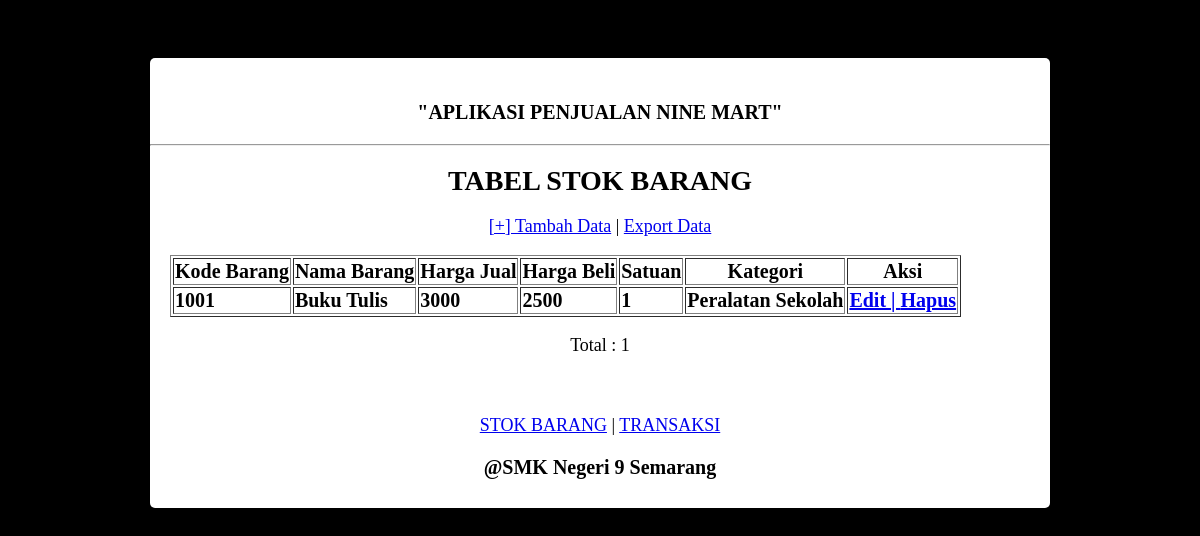
The page /lihat_stok_barang.php on the database its author committed.
### tables this page shows
CREATE TABLE `tb_master` (
  `kode_barang` int(11) NOT NULL,
  `nama_barang` varchar(100) NOT NULL,
  `harga_jual` int(11) NOT NULL,
  `harga_beli` int(11) NOT NULL,
  `satuan` varchar(50) NOT NULL,
  `kategori` varchar(50) NOT NULL
);

### lihat_stok_barang.php (the view, shortened to what this page needs)
<?php
include 'koneksi.php';
 ?>
<!DOCTYPE html>
<html lang="”en”">
  <head>
  </head>
  <body>
    <div class="judul">
      <br />
      <blockquote style="text-align: center; font-weight: bold">"APLIKASI PENJUALAN NINE MART"</blockquote>
      <hr style="font-weight: bold" />
      <h1>TABEL STOK BARANG</h1>
      <p><a href="stok_barang.php">[+] Tambah Data</a> | <a href="export_stok_barang.php">Export Data</a>
      <table border="1">
        <tr>
          <th>Kode Barang</th>
          <th>Nama Barang</th>
          <th>Harga Jual</th>
          <th>Harga Beli</th>
          <th>Satuan</th>
          <th>Kategori</th>
          <th>Aksi</th>
        </tr>
        <?php
          $query = mysqli_query($conn, "SELECT * FROM tb_master");
            while ($data = mysqli_fetch_array($query)) {
          ?>
        <tr>
          <td><?php echo $data['kode_barang']; ?></td>
          <td><?php echo $data['nama_barang']; ?></td>
          <td><?php echo $data['harga_jual']; ?></td>
          <td><?php echo $data['harga_beli']; ?></td>
          <td><?php echo $data['satuan']; ?></td>
          <td><?php echo $data['kategori']; ?></td>
          <td><a href='edit_stok_barang.php?kode_barang="<?= $data['kode_barang'] ?>"'>Edit | <a href='lihat_stok_barang.php?kode_barang="<?= $data['kode_barang'] ?>"'>Hapus</a></a></td>
        </tr>
          <?php
          }
          ?>
      </table>
	    <p align="center">Total : <?php echo mysqli_num_rows($query) ?></p>
      <br />
      <p><a href="stok_barang.php">STOK BARANG</a> | <a href="transaksi.php">TRANSAKSI</a></p>
      <footer><blockquote style="font-weight: bold; text-align: center">@SMK Negeri 9 Semarang</blockquote></footer>
    </div>
    <br />
  </body>
</html>

### lihat_stok_barang.php (style rules this page uses)
body { background-color: black; padding-top: 50px; }
.judul { margin: auto; font-weight: bold; height: 450px; width: 900px; background-color: white; border-radius: 5px; font-size: 20px; }
h1 { text-align: center; font-size: 28px; font-weight: bold; }
p { text-align: center; font-size: 18px; font-weight: lighter; text-decoration: none; }
table { margin-left: 20px; }

### rows shown on the page
tb_master: kode_barang "1001", nama_barang "Buku Tulis", harga_jual "3000", harga_beli "2500", satuan "1", kategori "Peralatan Sekolah"

### other values the page prints
mysqli_num_rows($query) "1"
